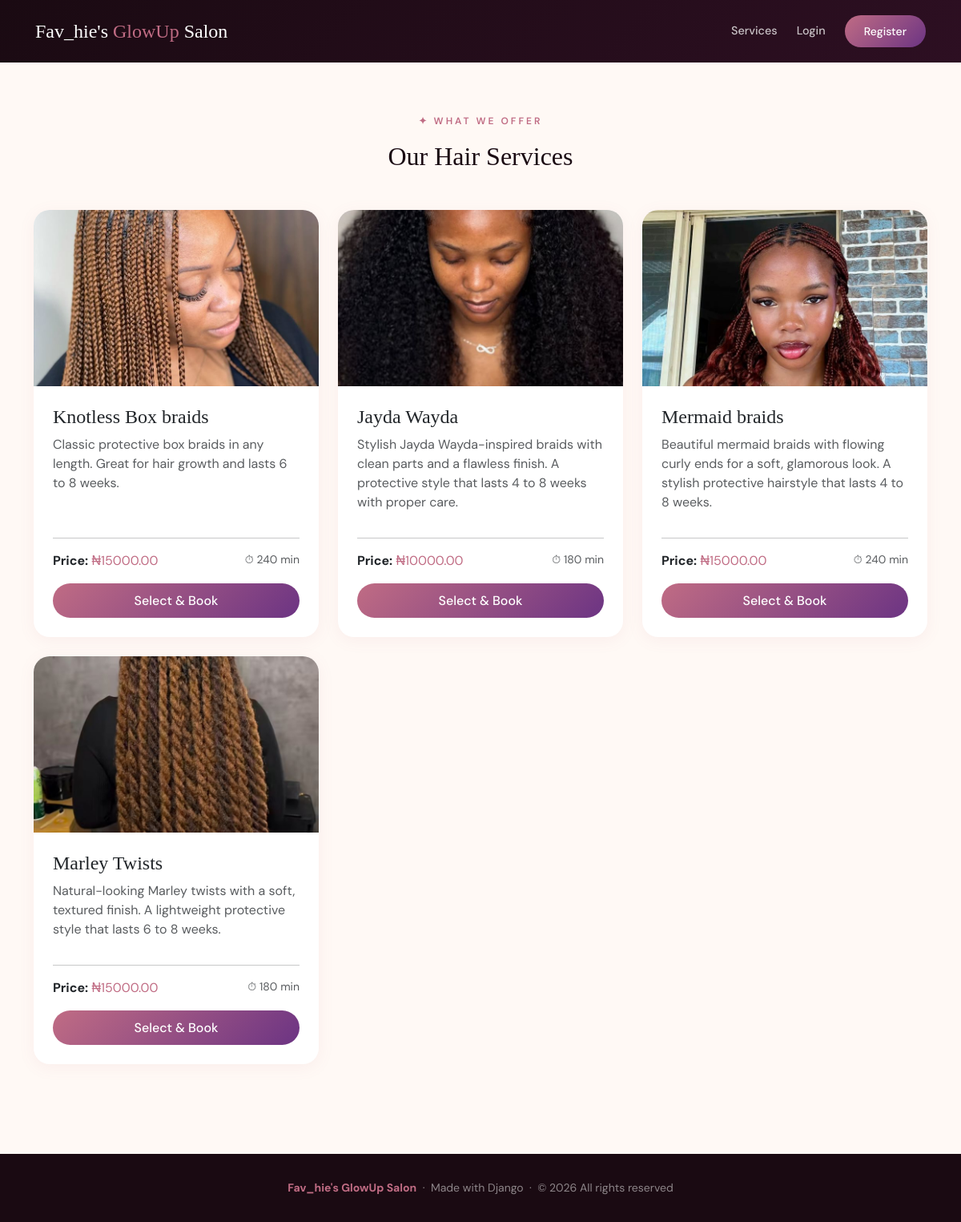
Page /services/ on the committed database.
### appointments/models.py (models this page shows, shortened)
class Service(models.Model):
    name = models.CharField(max_length=100)
    description = models.TextField()
    duration_minutes = models.IntegerField()
    price = models.DecimalField(max_digits=8, decimal_places=2)
    image = models.ImageField(
        upload_to='services/',
        blank=True,
        null=True
    )

### appointments/views.py (the view)
def services_view(request):
    services = Service.objects.all()
    return render(request, 'appointments/services.html', {
        'services': services
    })

### appointments/templates/appointments/services.html (shortened to what this page needs)
{% extends 'appointments/base.html' %}
{% block content %}
<div class="container py-5">
  <div class="text-center mb-5">
    <p class="section-tag">✦ What We Offer</p>
    <h2>Our Hair Services</h2>
  </div>
  <div class="row g-4">
    {% for service in services %}
    <div class="col-sm-6 col-lg-4">
      <div class="salon-card card h-100">
        {% if service.image %}
          <img src="{{ service.image.url }}" class="card-img-top"
               alt="{{ service.name }}" style="height:220px;object-fit:cover;">
        {% else %}
          <div style="height:220px;
                      background:linear-gradient(135deg,var(--plum),var(--rose));
                      display:flex;align-items:center;
                      justify-content:center;font-size:4rem;">✂️</div>
        {% endif %}
        <div class="card-body p-4 d-flex flex-column">
          <h4 class="card-title">{{ service.name }}</h4>
          <p class="text-muted flex-grow-1">{{ service.description }}</p>
          <hr>
          <div class="d-flex justify-content-between mb-3">
            <span><strong>Price:</strong>
              <span style="color:var(--rose);">₦{{ service.price }}</span>
            </span>
            <span class="text-muted small">⏱ {{ service.duration_minutes }} min</span>
          </div>
          <a href="{% url 'service_detail' service.pk %}"
             class="btn btn-salon w-100">Select & Book</a>
        </div>
      </div>
    </div>
    {% empty %}
    <p class="text-center text-muted">No services available yet.</p>
    {% endfor %}
  </div>
</div>
{% endblock %}

### appointments/templates/appointments/base.html (style rules this page uses)
:root { --rose: #C06C84; --plum: #6C3483; --dark: #1a0a12; --cream: #fff9f5; --blush: #fdf0f5; --muted: #8a7080; }
* { box-sizing: border-box; }
body { font-family: 'DM Sans', sans-serif; background: var(--cream); color: var(--dark); }
h1, h2, h3, h4, h5 { font-family: 'Playfair Display', serif; }
.btn-salon { background: linear-gradient(135deg, var(--rose), var(--plum)); color: #fff; border: none; border-radius: 50px; padding: 0.6rem 1.5rem; font-weight: 500; transition: transform 0.2s, box-shadow 0.2s; }
.salon-card { border: none; border-radius: 20px; box-shadow: 0 4px 20px rgba(192,108,132,0.08); transition: transform 0.3s, box-shadow 0.3s; overflow: hidden; }
.section-tag { font-size: 0.75rem; letter-spacing: 3px; text-transform: uppercase; color: var(--rose); font-weight: 600; }

### rows in the picture
Service: image (picture), name "Knotless Box braids", description "Classic protective box braids in any length. Great for hair growth and lasts 6 to 8 weeks.", price "15000.00", duration_minutes "240"
Service: image (picture), name "Jayda Wayda", description "Stylish Jayda Wayda-inspired braids with clean parts and a flawless finish. A protective style that lasts 4 to 8 weeks with proper care.", price "10000.00", duration_minutes "180"
Service: image (picture), name "Mermaid braids", description "Beautiful mermaid braids with flowing curly ends for a soft, glamorous look. A stylish protective hairstyle that lasts 4 to 8 weeks.", price "15000.00", duration_minutes "240"
Service: image (picture), name "Marley Twists", description "Natural-looking Marley twists with a soft, textured finish. A lightweight protective style that lasts 6 to 8 weeks.", price "15000.00", duration_minutes "180"
